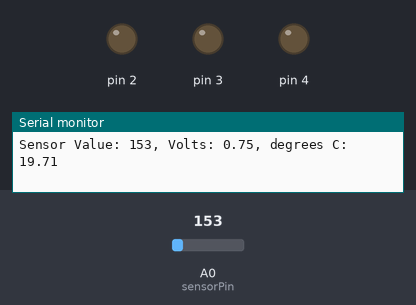
A sketch run on a simulated Arduino Uno, built with avr-gcc and run on an emulated ATmega328P. Shown: output pins drawn as LEDs (lit = HIGH), the last lines printed to the serial monitor. The test bench sets the inputs (shaded band); at power-on: A0 (sensorPin) = 153.

Above: at 3.2 s.
3.3 s: A0 (sensorPin) set to 158
At 4.1 s:
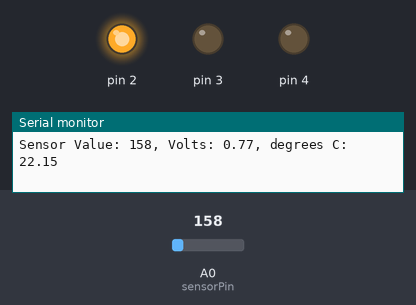
4.8 s: A0 (sensorPin) set to 165
At 5.9 s:
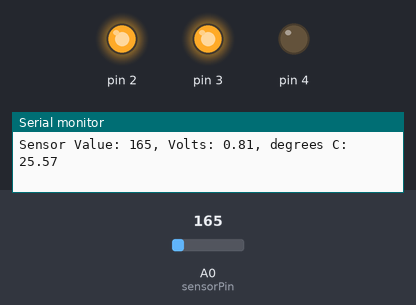
6.4 s: A0 (sensorPin) set to 175
At 7.6 s:
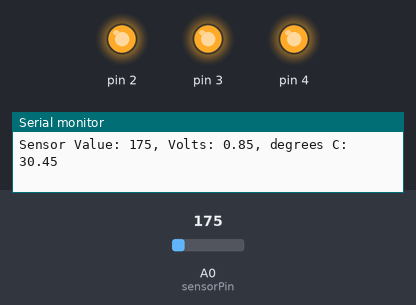
7.9 s: A0 (sensorPin) set to 133
At 8.4 s:
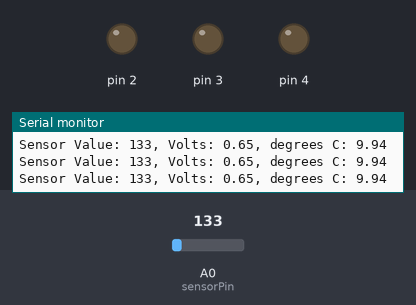
10.9 s: A0 (sensorPin) set to 191
At 12.0 s:
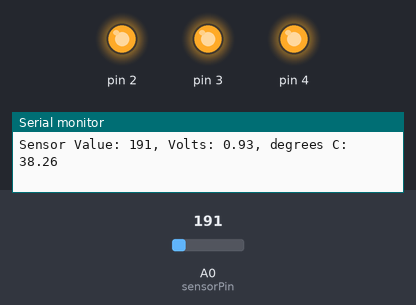
Timing chart, 0 to 13.4 s (numbered marks = the images above; inputs shaded):
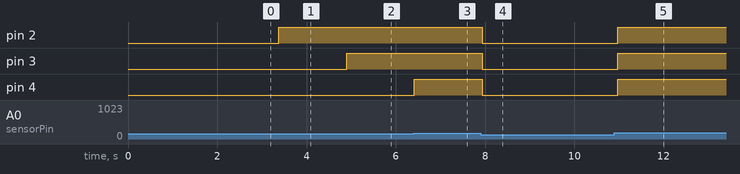

The sketch:

Love-o-meter.ino
```cpp
const int sensorPin = A0;
float baselineTemp = 20.0;

void setup()
{
  //Open a serial port (connects Arduino to PC)
  Serial.begin(9600);
  //Setup all the LEDS to Output and turned off
  for(int pinNumber = 2; pinNumber < 5; pinNumber++)
  {
    pinMode(pinNumber, OUTPUT);
    digitalWrite(pinNumber, LOW);
  }

  // Calibrate during the first five seconds, to obtain the ambient temperature
  int sensorValue = 0;
  float voltage = 0;
  float temperature = 0;
  while (millis() < 2000)
  {
    Serial.println("Calibrating Value: " + (String)baselineTemp);
    sensorValue = analogRead(sensorPin);
    voltage = (sensorValue/1024.0) * 5;
    temperature = (voltage - 0.55) / 0.01; //* 100;
    // record the maximum temperature value
    if (temperature > baselineTemp)
    {
      baselineTemp = temperature;
    }
    delay(1);
  }

}

void loop()
{
  //Read the sensor value (0 to 1023)
  int sensorVal = analogRead(sensorPin);
  //Debug the value
  Serial.print("Sensor Value: " + (String)sensorVal);

  //The voltage of the pin is between 0 and 5 volts
  //Convert the ADC reading to voltage
  float voltage = (sensorVal/1024.0) * 5;
  Serial.print(", Volts: ");
  Serial.print(voltage);
  /*For the TMP36GZ (BC547), every 10milivolts is 1 Celsius degree change
    He can read from −55 to +150 Celsius.
    That means that every 0.01 in the voltage variable is a
    Celsius degree, and if we remove 0.55 on the voltage
    we are only "reading" values above 0 degrees
  */
  //Set an offset to not read < 0 degrees (-0.55 in voltage)
  float temperature = (voltage - 0.55) / 0.01; //* 100;
  Serial.print(", degrees C: " + (String)temperature);
  Serial.println("");

  //For every two degrees up to the baseline, turn on a LED
  if(temperature < baselineTemp)
  {
     digitalWrite(2, LOW);
     digitalWrite(3, LOW);
     digitalWrite(4, LOW);
  }
  else if(temperature >= baselineTemp + 2 && temperature < baselineTemp + 4)
  {
     digitalWrite(2, HIGH);
     digitalWrite(3, LOW);
     digitalWrite(4, LOW);
  }
  else if(temperature >= baselineTemp + 4 && temperature < baselineTemp + 6)
  {
     digitalWrite(2, HIGH);
     digitalWrite(3, HIGH);
     digitalWrite(4, LOW);
  }
  else if(temperature >= baselineTemp + 6)
  {
     digitalWrite(2, HIGH);
     digitalWrite(3, HIGH);
     digitalWrite(4, HIGH);
  }

  //Add a delay, due to the ADC not able to read that fast, avoiding erratic values
  delay(100);
}
```

Measured:
- the behaviour switches between 157 and 158 on A0 (sensorPin) (found by bisection; images 0 and 1)
- after the input at 3.3 s, pin 2: LOW → HIGH after 0.08 s
- after the input at 4.8 s, pin 3: LOW → HIGH after 0.10 s
- after the input at 6.4 s, pin 4: LOW → HIGH at once
- after the input at 7.9 s, pin 2–4: HIGH → LOW at once
- after the input at 10.9 s, pin 2–4: LOW → HIGH after 0.07 s
